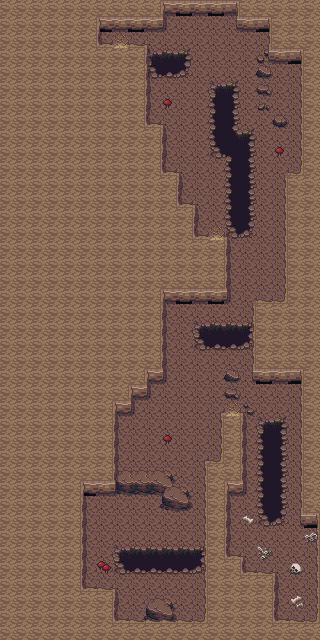

A level layout from a 2D game, rendered from its tile map. Below: a short description, then the map file with tile-grid data replaced by summaries:
An orthogonal 20x40 tile map with 16x16 px tiles, 5 tile layers (Lowest Level, Pit, Layer 3, Filler, ...), 7 tilesets and 52 objects (35x collision, 16x event, collision-line).

<map version="1.8" tiledversion="1.8.4" orientation="orthogonal" renderorder="right-down" compressionlevel="0" width="20" height="40" tilewidth="16" tileheight="16" infinite="0" nextlayerid="8" nextobjectid="54">
 <properties>
  <property name="edges" value="clamped" />
 </properties>
 <tileset firstgid="1" name="Basic_Buch_Tiles_Compiled" tilewidth="16" tileheight="16" tilecount="448" columns="32">
  <image source="../../gfx/tilesets/Basic_Buch_Tiles_Compiled.png" width="512" height="224" />
 </tileset>
 <tileset firstgid="449" name="Waterfall_by_George" tilewidth="16" tileheight="16" tilecount="90" columns="9">
  <image source="../../gfx/tilesets/Waterfall_by_George.png" width="144" height="160" />
 </tileset>
 <tileset firstgid="539" name="Cave_Tiles_by_ArMM1998_(Tuxemon_Style)" tilewidth="16" tileheight="16" tilecount="160" columns="16">
  <image source="../../gfx/tilesets/Cave_Tiles_by_ArMM1998_(Tuxemon_Style).png" width="256" height="160" />
 </tileset>
 <tileset firstgid="699" name="Outdoor_Tiles_-_City_and_Country_-_by_ArMM1998" tilewidth="16" tileheight="16" tilecount="1440" columns="40">
  <image source="../../gfx/tilesets/Outdoor_Tiles_-_City_and_Country_-_by_ArMM1998.png" width="640" height="576" />
 </tileset>
 <tileset firstgid="2139" name="Cave_Tiles_by_ArMM1998_(Tuxemon_Style)" tilewidth="16" tileheight="16" tilecount="160" columns="16">
  <image source="../../gfx/tilesets/Cave_Tiles_by_ArMM1998_(Tuxemon_Style).png" width="256" height="160" />
 </tileset>
 <tileset firstgid="2299" name="Cave_Tiles_by_George_" tilewidth="16" tileheight="16" tilecount="154" columns="14">
  <image source="../../gfx/tilesets/Cave_Tiles_by_George_.png" width="224" height="181" />
 </tileset>
 <tileset firstgid="2453" name="boxfont" tilewidth="16" tileheight="16" tilecount="156" columns="13">
  <image source="../../gfx/tilesets/boxfont.png" width="208" height="192" />
 </tileset>
 <layer id="1" name="Lowest Level" width="20" height="40">
  <data>[800 cells, 800 non-empty, 4 distinct tile ids]</data>
 </layer>
 <layer id="2" name="Pit" width="20" height="40">
  <data>[800 cells, 103 non-empty, 34 distinct tile ids]</data>
 </layer>
 <layer id="3" name="Layer 3" width="20" height="40">
  <data>[800 cells, 37 non-empty, 6 distinct tile ids]</data>
 </layer>
 <layer id="7" name="Filler" width="20" height="40">
  <data>[800 cells, 0 non-empty, 0 distinct tile ids]</data>
 </layer>
 <layer id="4" name="Wall" width="20" height="40">
  <data>[800 cells, 543 non-empty, 13 distinct tile ids]</data>
 </layer>
 <objectgroup color="#ff0000" id="5" name="Collisions">
  <object id="2" type="collision" x="112" y="544" width="112" height="32" />
  <object id="3" type="collision" x="208" y="464" width="16" height="176" />
  <object id="4" type="collision" x="224" y="416" width="16" height="80" />
  <object id="5" type="collision" x="256" y="416" width="32" height="112" />
  <object id="6" type="collision" x="224" y="368" width="16" height="32" />
  <object id="7" type="collision" x="240" y="400" width="16" height="16" />
  <object id="8" type="collision-line" x="320" y="624">
   <polyline points="0,0 0,-112" />
  </object>
  <object id="9" type="collision" x="144" y="592" width="32" height="32" />
  <object id="10" type="collision" x="192" y="320" width="64" height="32" />
  <object id="11" type="collision" x="208" y="80" width="32" height="80" />
  <object id="12" type="collision" x="224" y="128" width="32" height="112" />
  <object id="13" type="collision" x="256" y="48" width="16" height="64" />
  <object id="14" type="collision" x="272" y="112" width="16" height="16" />
  <object id="15" type="collision" x="144" y="48" width="48" height="32" />
  <object id="16" type="collision" x="112" y="464" width="64" height="32" />
  <object id="17" type="collision" x="160" y="480" width="32" height="32" />
  <object id="18" type="collision" x="0" y="624" width="320" height="16" />
  <object id="19" type="collision" x="0" y="592" width="112" height="32" />
  <object id="20" type="collision" x="0" y="0" width="80" height="592" />
  <object id="21" type="collision" x="80" y="48" width="32" height="448" />
  <object id="22" type="collision" x="112" y="48" width="32" height="352" />
  <object id="23" type="collision" x="144" y="128" width="16" height="256" />
  <object id="24" type="collision" x="112" y="400" width="16" height="16" />
  <object id="25" type="collision" x="160" y="176" width="16" height="128" />
  <object id="26" type="collision" x="176" y="208" width="16" height="96" />
  <object id="27" type="collision" x="192" y="240" width="32" height="64" />
  <object id="28" type="collision" x="224" y="560" width="16" height="64" />
  <object id="29" type="collision" x="240" y="576" width="32" height="48" />
  <object id="30" type="collision" x="304" y="0" width="16" height="528" />
  <object id="31" type="collision" x="80" y="0" width="224" height="16" />
  <object id="32" type="collision" x="80" y="16" width="80" height="16" />
  <object id="33" type="collision" x="80" y="32" width="16" height="16" />
  <object id="34" type="collision" x="240" y="16" width="64" height="16" />
  <object id="35" type="collision" x="272" y="32" width="32" height="32" />
  <object id="36" type="collision" x="288" y="176" width="16" height="208" />
  <object id="37" type="collision" x="256" y="304" width="32" height="80" />
 </objectgroup>
 <objectgroup color="#ffff00" id="6" name="Events">
  <!-- 16 objects omitted --></objectgroup>
</map>
<!-- 16 of 52 objects omitted -->
